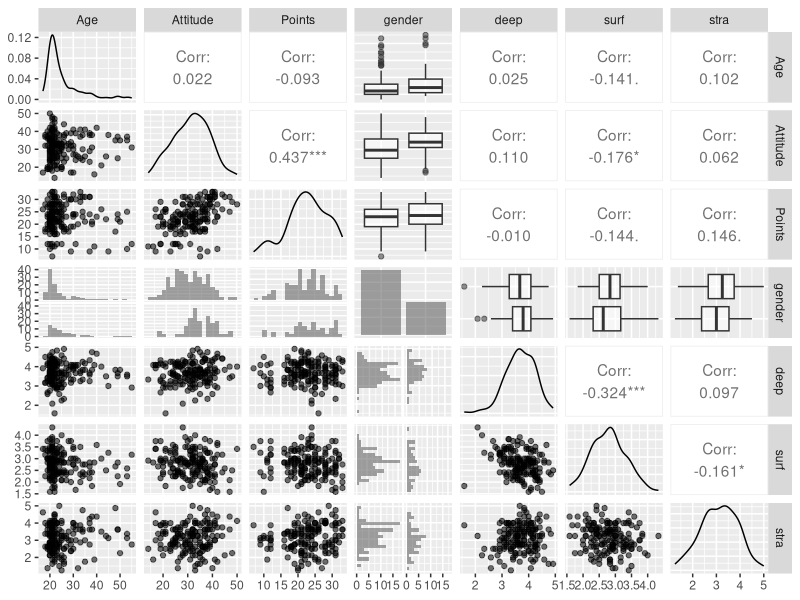
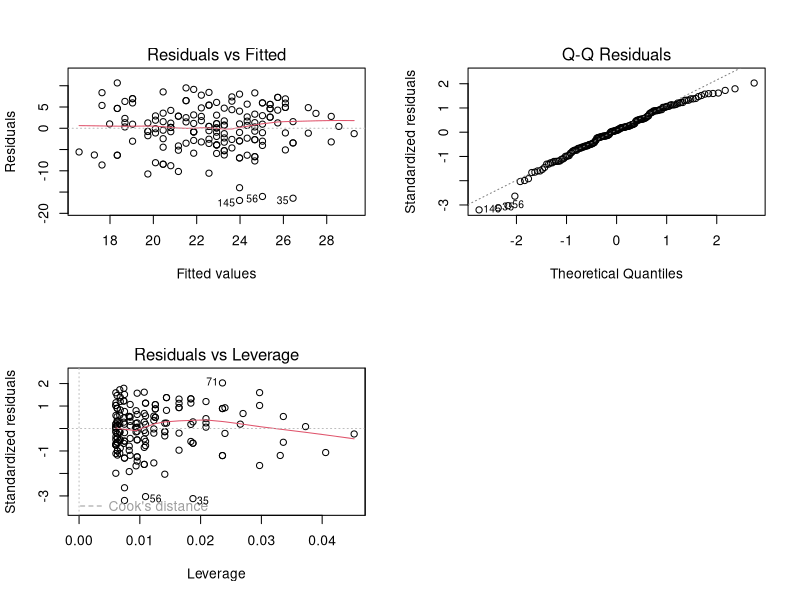

Write R code to recreate these figures, in order.
## ---- chunk 1
lrn2014 <- read.table("data/lrn2014.txt", header = TRUE)

str(lrn2014)
dim(lrn2014)
## ---- chunk 2
library(GGally)
library(ggplot2)

ggpairs(lrn2014, mapping = aes(alpha = 0.3), lower = list(combo = wrap("facethist", bins = 20)))

summary(lrn2014)
## ---- chunk 3
lm.lrn2014.1 <- lm(Points ~ Attitude + surf + stra , data = lrn2014)
summary(lm.lrn2014.1)
## ---- chunk 4
lm.lrn2014.2 <- lm(Points ~ Attitude + stra, data = lrn2014)
summary(lm.lrn2014.2)
## ---- chunk 5
lm.lrn2014.3 <- lm(Points ~ Attitude, data = lrn2014)
summary(lm.lrn2014.3)
## ---- chunk 6
par(mfrow = c(2,2))
plot(lm.lrn2014.3, which = c(1,2,5))
